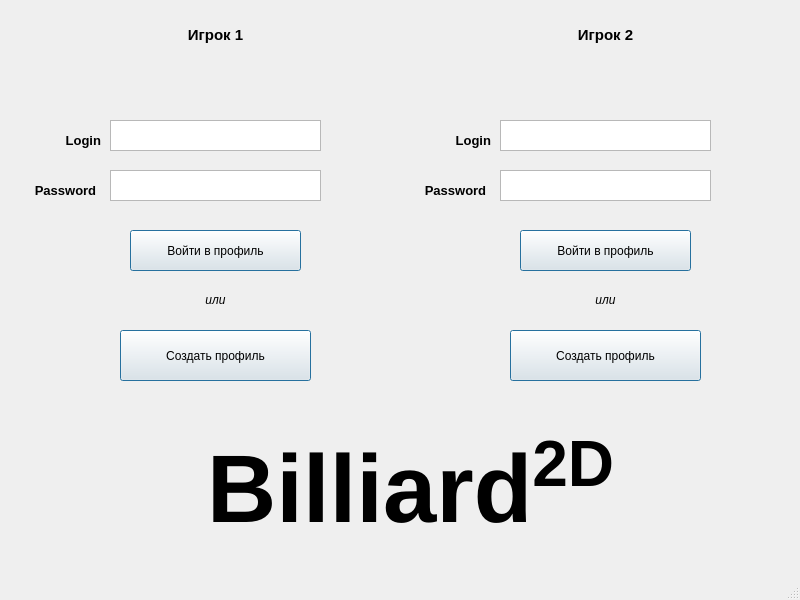
<?xml version="1.0" encoding="UTF-8"?>
<ui version="4.0">
 <class>MainWindow</class>
 <widget class="QMainWindow" name="MainWindow">
  <property name="geometry">
   <rect>
    <x>0</x>
    <y>0</y>
    <width>800</width>
    <height>600</height>
   </rect>
  </property>
  <property name="windowTitle">
   <string>MainWindow</string>
  </property>
  <widget class="QWidget" name="centralwidget">
   <widget class="QPushButton" name="pushButton">
    <property name="geometry">
     <rect>
      <x>130</x>
      <y>230</y>
      <width>171</width>
      <height>41</height>
     </rect>
    </property>
    <property name="text">
     <string>Войти в профиль</string>
    </property>
    <property name="autoDefault">
     <bool>false</bool>
    </property>
    <property name="default">
     <bool>true</bool>
    </property>
    <property name="flat">
     <bool>false</bool>
    </property>
   </widget>
   <widget class="QLabel" name="label">
    <property name="geometry">
     <rect>
      <x>150</x>
      <y>20</y>
      <width>131</width>
      <height>31</height>
     </rect>
    </property>
    <property name="text">
     <string>&lt;html&gt;&lt;head/&gt;&lt;body&gt;&lt;p align=&quot;center&quot;&gt;&lt;span style=&quot; font-size:11pt; font-weight:600;&quot;&gt;Игрок 1&lt;/span&gt;&lt;/p&gt;&lt;/body&gt;&lt;/html&gt;</string>
    </property>
   </widget>
   <widget class="QPushButton" name="pushButton_2">
    <property name="geometry">
     <rect>
      <x>120</x>
      <y>330</y>
      <width>191</width>
      <height>51</height>
     </rect>
    </property>
    <property name="text">
     <string>Создать профиль</string>
    </property>
    <property name="default">
     <bool>true</bool>
    </property>
   </widget>
   <widget class="QLabel" name="label_2">
    <property name="geometry">
     <rect>
      <x>540</x>
      <y>20</y>
      <width>131</width>
      <height>31</height>
     </rect>
    </property>
    <property name="text">
     <string>&lt;html&gt;&lt;head/&gt;&lt;body&gt;&lt;p align=&quot;center&quot;&gt;&lt;span style=&quot; font-size:11pt; font-weight:600;&quot;&gt;Игрок 2&lt;/span&gt;&lt;/p&gt;&lt;/body&gt;&lt;/html&gt;</string>
    </property>
   </widget>
   <widget class="QLabel" name="label_3">
    <property name="geometry">
     <rect>
      <x>30</x>
      <y>130</y>
      <width>71</width>
      <height>21</height>
     </rect>
    </property>
    <property name="text">
     <string>&lt;html&gt;&lt;head/&gt;&lt;body&gt;&lt;p align=&quot;right&quot;&gt;&lt;span style=&quot; font-size:10pt; font-weight:600;&quot;&gt;Login&lt;/span&gt;&lt;/p&gt;&lt;/body&gt;&lt;/html&gt;</string>
    </property>
   </widget>
   <widget class="QLabel" name="label_4">
    <property name="geometry">
     <rect>
      <x>30</x>
      <y>180</y>
      <width>71</width>
      <height>21</height>
     </rect>
    </property>
    <property name="text">
     <string>&lt;html&gt;&lt;head/&gt;&lt;body&gt;&lt;p align=&quot;center&quot;&gt;&lt;span style=&quot; font-size:10pt; font-weight:600;&quot;&gt;Password&lt;/span&gt;&lt;/p&gt;&lt;/body&gt;&lt;/html&gt;</string>
    </property>
   </widget>
   <widget class="QTextEdit" name="textEdit">
    <property name="geometry">
     <rect>
      <x>110</x>
      <y>120</y>
      <width>211</width>
      <height>31</height>
     </rect>
    </property>
   </widget>
   <widget class="QTextEdit" name="textEdit_2">
    <property name="geometry">
     <rect>
      <x>110</x>
      <y>170</y>
      <width>211</width>
      <height>31</height>
     </rect>
    </property>
   </widget>
   <widget class="QLabel" name="label_5">
    <property name="geometry">
     <rect>
      <x>420</x>
      <y>180</y>
      <width>71</width>
      <height>21</height>
     </rect>
    </property>
    <property name="text">
     <string>&lt;html&gt;&lt;head/&gt;&lt;body&gt;&lt;p align=&quot;center&quot;&gt;&lt;span style=&quot; font-size:10pt; font-weight:600;&quot;&gt;Password&lt;/span&gt;&lt;/p&gt;&lt;/body&gt;&lt;/html&gt;</string>
    </property>
   </widget>
   <widget class="QTextEdit" name="textEdit_3">
    <property name="geometry">
     <rect>
      <x>500</x>
      <y>120</y>
      <width>211</width>
      <height>31</height>
     </rect>
    </property>
   </widget>
   <widget class="QLabel" name="label_6">
    <property name="geometry">
     <rect>
      <x>420</x>
      <y>130</y>
      <width>71</width>
      <height>21</height>
     </rect>
    </property>
    <property name="text">
     <string>&lt;html&gt;&lt;head/&gt;&lt;body&gt;&lt;p align=&quot;right&quot;&gt;&lt;span style=&quot; font-size:10pt; font-weight:600;&quot;&gt;Login&lt;/span&gt;&lt;/p&gt;&lt;/body&gt;&lt;/html&gt;</string>
    </property>
   </widget>
   <widget class="QTextEdit" name="textEdit_4">
    <property name="geometry">
     <rect>
      <x>500</x>
      <y>170</y>
      <width>211</width>
      <height>31</height>
     </rect>
    </property>
   </widget>
   <widget class="QLabel" name="label_7">
    <property name="geometry">
     <rect>
      <x>190</x>
      <y>290</y>
      <width>51</width>
      <height>21</height>
     </rect>
    </property>
    <property name="text">
     <string>&lt;html&gt;&lt;head/&gt;&lt;body&gt;&lt;p align=&quot;center&quot;&gt;&lt;span style=&quot; font-style:italic;&quot;&gt;или&lt;/span&gt;&lt;/p&gt;&lt;/body&gt;&lt;/html&gt;</string>
    </property>
   </widget>
   <widget class="QLabel" name="label_8">
    <property name="geometry">
     <rect>
      <x>580</x>
      <y>290</y>
      <width>51</width>
      <height>21</height>
     </rect>
    </property>
    <property name="text">
     <string>&lt;html&gt;&lt;head/&gt;&lt;body&gt;&lt;p align=&quot;center&quot;&gt;&lt;span style=&quot; font-style:italic;&quot;&gt;или&lt;/span&gt;&lt;/p&gt;&lt;/body&gt;&lt;/html&gt;</string>
    </property>
   </widget>
   <widget class="QPushButton" name="pushButton_3">
    <property name="geometry">
     <rect>
      <x>520</x>
      <y>230</y>
      <width>171</width>
      <height>41</height>
     </rect>
    </property>
    <property name="text">
     <string>Войти в профиль</string>
    </property>
    <property name="autoDefault">
     <bool>false</bool>
    </property>
    <property name="default">
     <bool>true</bool>
    </property>
    <property name="flat">
     <bool>false</bool>
    </property>
   </widget>
   <widget class="QPushButton" name="pushButton_4">
    <property name="geometry">
     <rect>
      <x>510</x>
      <y>330</y>
      <width>191</width>
      <height>51</height>
     </rect>
    </property>
    <property name="text">
     <string>Создать профиль</string>
    </property>
    <property name="default">
     <bool>true</bool>
    </property>
   </widget>
   <widget class="QLabel" name="label_9">
    <property name="geometry">
     <rect>
      <x>190</x>
      <y>430</y>
      <width>441</width>
      <height>121</height>
     </rect>
    </property>
    <property name="text">
     <string>&lt;html&gt;&lt;head/&gt;&lt;body&gt;&lt;p align=&quot;center&quot;&gt;&lt;span style=&quot; font-size:72pt; font-weight:600;&quot;&gt;Billiard&lt;/span&gt;&lt;span style=&quot; font-size:72pt; font-weight:600; vertical-align:super;&quot;&gt;2D&lt;/span&gt;&lt;/p&gt;&lt;/body&gt;&lt;/html&gt;</string>
    </property>
   </widget>
  </widget>
  <widget class="QMenuBar" name="menubar">
   <property name="geometry">
    <rect>
     <x>0</x>
     <y>0</y>
     <width>800</width>
     <height>21</height>
    </rect>
   </property>
  </widget>
  <widget class="QStatusBar" name="statusbar"/>
 </widget>
 <resources/>
 <connections/>
</ui>
